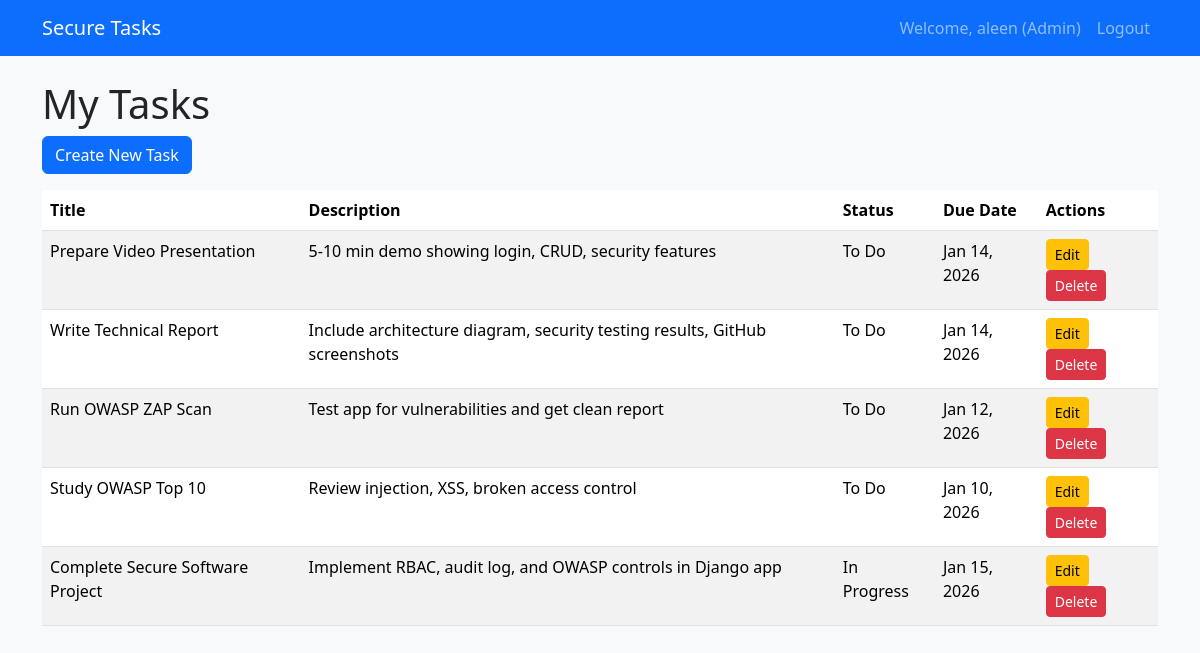
Page /tasks/ (signed in) on the committed database.
### tasks/models.py (models this page shows, shortened)
class Task(models.Model):
    title = models.CharField(max_length=200)
    description = models.TextField(blank=True, null=True)
    status = models.CharField(
        max_length=20,
        choices=[
            ('TODO', 'To Do'),
            ('IN_PROGRESS', 'In Progress'),
            ('DONE', 'Done'),
        ],
        default='TODO'
    )
    due_date = models.DateField(null=True, blank=True)
    owner = models.ForeignKey(User, on_delete=models.CASCADE, related_name='tasks')
    created_at = models.DateTimeField(auto_now_add=True)
    class Meta:
        ordering = ['-created_at']

### tasks/views.py (the view)
# urls.py: path('', views.TaskListView.as_view(), name='task_list'),
class TaskListView(LoginRequiredMixin, ListView):
    model = Task
    template_name = 'tasks/task_list.html'
    context_object_name = 'tasks'
    def get_queryset(self):
        if self.request.user.is_staff:
            return Task.objects.all()
        return Task.objects.filter(owner=self.request.user)

### securetaskapp/templates/tasks/task_list.html
{% extends 'base.html' %}
{% block content %}
<h1>My Tasks</h1>
<a class="btn btn-primary mb-3" href="{% url 'task_create' %}">Create New Task</a>
<table class="table table-striped">
    <thead>
        <tr>
            <th>Title</th>
            <th>Description</th>
            <th>Status</th>
            <th>Due Date</th>
            <th>Actions</th>
        </tr>
    </thead>
    <tbody>
        {% for task in tasks %}
        <tr>
            <td>{{ task.title }}</td>
            <td>{{ task.description|truncatewords:10 }}</td>
            <td>{{ task.get_status_display }}</td>
            <td>{{ task.due_date|date:"M d, Y" }}</td>
            <td>
                <a class="btn btn-sm btn-warning" href="{% url 'task_update' task.pk %}">Edit</a>
                <a class="btn btn-sm btn-danger" href="{% url 'task_delete' task.pk %}">Delete</a>
            </td>
        </tr>
        {% empty %}
        <tr><td colspan="5">No tasks yet. Create one!</td></tr>
        {% endfor %}
    </tbody>
</table>
{% endblock %}

### securetaskapp/templates/base.html (shortened to what this page needs)
<!DOCTYPE html>
<html lang="en">
<head>
    <link href="https://cdn.jsdelivr.net/npm/bootstrap@5.3.2/dist/css/bootstrap.min.css" rel="stylesheet">
</head>
<body class="bg-light">
    <nav class="navbar navbar-expand-lg navbar-dark bg-primary">
        <div class="container">
            <a class="navbar-brand" href="{% url 'task_list' %}">Secure Tasks</a>
            <div class="navbar-nav ms-auto">
                {% if user.is_authenticated %}
                    <span class="nav-item nav-link">Welcome, {{ user.username }} {% if user.is_staff %}(Admin){% endif %}</span>
                    <form method="post" action="{% url 'logout' %}" class="d-inline">
                        <button type="submit" class="nav-link btn btn-link" style="cursor: pointer;">Logout</button>
                    </form>
                {% else %}
                    <a class="nav-item nav-link" href="{% url 'login' %}">Login</a>
                    <a class="nav-item nav-link" href="{% url 'register' %}">Register</a>
                {% endif %}
            </div>
        </div>
    </nav>
    <div class="container mt-4">
        {% block content %}{% endblock %}
    </div>
</body>
</html>

### rows in the picture
Task: title "Prepare Video Presentation", description "5-10 min demo showing login, CRUD, security features", status "To Do", due_date "Jan 14, 2026"
Task: title "Write Technical Report", description "Include architecture diagram, security testing results, GitHub screenshots", status "To Do", due_date "Jan 14, 2026"
Task: title "Run OWASP ZAP Scan", description "Test app for vulnerabilities and get clean report", status "To Do", due_date "Jan 12, 2026"
Task: title "Study OWASP Top 10", description "Review injection, XSS, broken access control", status "To Do", due_date "Jan 10, 2026"
Task: title "Complete Secure Software Project", description "Implement RBAC, audit log, and OWASP controls in Django app", status "In Progress", due_date "Jan 15, 2026"

### other values in the picture
{{ user.username }} "aleen"
